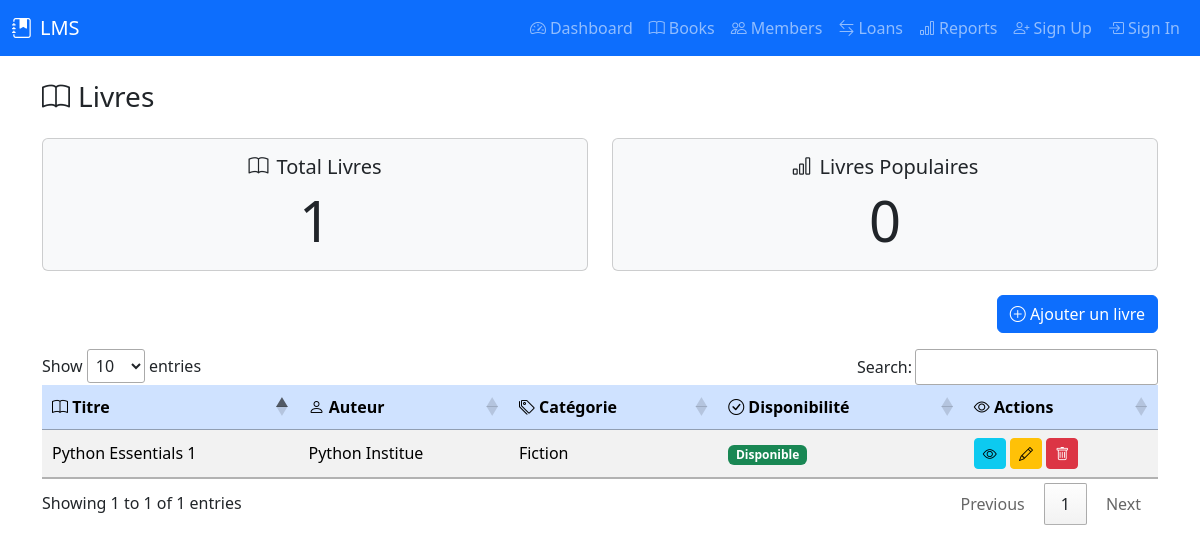
/books, run on the app's committed database.
### tables this page shows
CREATE TABLE books (
            book_id INTEGER PRIMARY KEY AUTOINCREMENT,
            title TEXT NOT NULL,
            author_id INTEGER,
            category_id INTEGER,
            isbn TEXT UNIQUE,
            publication_year INTEGER,
            publisher TEXT,
            quantity INTEGER DEFAULT 1,
            available_quantity INTEGER DEFAULT 1,
            FOREIGN KEY (author_id) REFERENCES authors (author_id),
            FOREIGN KEY (category_id) REFERENCES categories (category_id)
        );

CREATE TABLE authors (
            author_id INTEGER PRIMARY KEY AUTOINCREMENT,
            name TEXT NOT NULL,
            biography TEXT
        );

CREATE TABLE categories (
            category_id INTEGER PRIMARY KEY AUTOINCREMENT,
            name TEXT NOT NULL,
            description TEXT
        );

### controllers/dashboard_controller.py (the view)
@dashboard_blueprint.route('/books', methods=['GET'])
def books():
    try:
        stats = dashboard_service.get_dashboard_statistics()
        books_data = dashboard_service.get_books_data()
        return render_template('books.html', **stats, books=books_data)
    except Exception as e:
        return jsonify({'error': str(e)}), 500

### models/author.py (called while the page is built)
    @property
    def name(self):
        return self._get_attribute("name")

    @classmethod
    def all(cls):
        query = f"SELECT * FROM {cls.TABLE_NAME}"
        results = DatabaseConnection.execute_query(query)
        if results:
            conn = DatabaseConnection.get_connection()
            cursor = conn.cursor()
            cursor.execute(f"PRAGMA table_info({cls.TABLE_NAME})")
            columns = [column[1] for column in cursor.fetchall()]
            conn.close()
            return [cls(**dict(zip(columns, result))) for result in results]
        return []

    @classmethod
    def find_by_id(cls, author_id):
        query = f"SELECT * FROM {cls.TABLE_NAME} WHERE {cls.PRIMARY_KEY} = ?"
        result = DatabaseConnection.execute_query(query, (author_id,))
        if result:
            conn = DatabaseConnection.get_connection()
            cursor = conn.cursor()
            cursor.execute(f"PRAGMA table_info({cls.TABLE_NAME})")
            columns = [column[1] for column in cursor.fetchall()]
            conn.close()
            return cls(**dict(zip(columns, result[0])))
        return None

### models/base_model.py (called while the page is built)
    def _get_attribute(self, name):
        return self._attributes.get(name)

    def _set_attribute(self, name, value):
        self._attributes[name] = value

    def __setattr__(self, name, value):
        if name == "_attributes":
            super().__setattr__(name, value)
        else:
            self._set_attribute(name, value)

    @classmethod
    def find_by_id(cls, id: int):
        if not cls.TABLE_NAME or not cls.PRIMARY_KEY:
            raise NotImplementedError("TABLE_NAME and PRIMARY_KEY must be defined in subclass")
        query = f"SELECT * FROM {cls.TABLE_NAME} WHERE {cls.PRIMARY_KEY} = ?"
        result = DatabaseConnection.execute_query(query, (id,))
        if result and len(result) > 0:
            conn = DatabaseConnection.get_connection()
            cursor = conn.cursor()
            cursor.execute(f"PRAGMA table_info({cls.TABLE_NAME})")
            columns = [column[1] for column in cursor.fetchall()]
            conn.close()
            record_dict = dict(zip(columns, result[0]))
            return cls(**record_dict)
        return None

### models/book.py (called while the page is built)
    @property
    def book_id(self):
        return self._get_attribute("book_id")

    @property
    def title(self):
        return self._get_attribute("title")

    @property
    def author_id(self):
        return self._get_attribute("author_id")

### templates/books.html (shortened to what this page needs)
<!DOCTYPE html>
<html lang="fr">
<head>
    <link rel="stylesheet" href="/static/css/style.css">
    <link href="https://cdn.jsdelivr.net/npm/bootstrap@5.3.2/dist/css/bootstrap.min.css" rel="stylesheet">
    <link rel="stylesheet" href="https://cdn.jsdelivr.net/npm/bootstrap-icons@1.11.3/font/bootstrap-icons.css">
    <link rel="stylesheet" href="https://cdn.datatables.net/1.13.4/css/jquery.dataTables.min.css">
</head>
<body>
{% include 'includes/navbar.html' %}
<div class="container">
    <h3 class="mb-4"><i class="bi bi-book me-2"></i>Livres</h3>
    <div class="row text-center mb-4">
        <div class="col-md-6">
            <div class="card bg-light">
                <div class="card-body">
                    <h5 class="card-title"><i class="bi bi-book me-2"></i>Total Livres</h5>
                    <p class="card-text display-4">{{ total_books }}</p>
                </div>
            </div>
        </div>
        <div class="col-md-6">
            <div class="card bg-light">
                <div class="card-body">
                    <h5 class="card-title"><i class="bi bi-bar-chart me-2"></i>Livres Populaires</h5>
                    <p class="card-text display-4">{{total_popular_books}}</p>
                </div>
            </div>
        </div>
    </div>
    <div class="d-flex justify-content-end mb-3">
        <button class="btn btn-primary" id="addBookButton" title="Ajouter un nouveau livre">
            <i class="bi bi-plus-circle"></i> Ajouter un livre
        </button>
    </div>
    <div class="table-responsive">
        <table id="booksTable" class="table table-striped table-hover align-middle">
            <thead class="table-primary">
                <tr>
                    <th><i class="bi bi-book"></i> Titre</th>
                    <th><i class="bi bi-person"></i> Auteur</th>
                    <th><i class="bi bi-tags"></i> Catégorie</th>
                    <th><i class="bi bi-check-circle"></i> Disponibilité</th>
                    <th><i class="bi bi-eye"></i> Actions</th>
                </tr>
            </thead>
            <tbody>
                {% for book in books %}
                    <tr data-book-id="{{ book.id }}" data-isbn="{{ book.isbn }}" data-publication-year="{{ book.publication_year }}" data-publisher="{{ book.publisher }}" data-quantity="{{ book.quantity }}" data-available-quantity="{{ book.available_quantity }}">
                        <td>{{ book.title }}</td>
                        <td>{{ book.author }}</td>
                        <td>{{ book.category }}</td>
                        <td>
                            {% if book.available_quantity > 0 %}
                            <span class="badge bg-success">Disponible</span>
                            {% else %}
                            <span class="badge bg-danger">Emprunté</span>
                            {% endif %}
                        </td>
                        <td>
                            <button class="btn btn-info btn-sm see-detail-book" title="Voir détails"><i class="bi bi-eye"></i></button>
                            <button class="btn btn-warning btn-sm edit-book" title="Modifier"><i class="bi bi-pencil"></i></button>
                            <button class="btn btn-danger btn-sm delete-book" title="Supprimer"><i class="bi bi-trash"></i></button>
                        </td>
                    </tr>
                    {% endfor %}
            </tbody>
        </table>
    </div>
</div>
</body>
</html>

### data on the page
books: title "Python Essentials 1"
authors: author "Python Institue"
categories: category "Fiction"

### other printed values
{{ total_books }} "1"
{{ total_popular_books }} "0"
